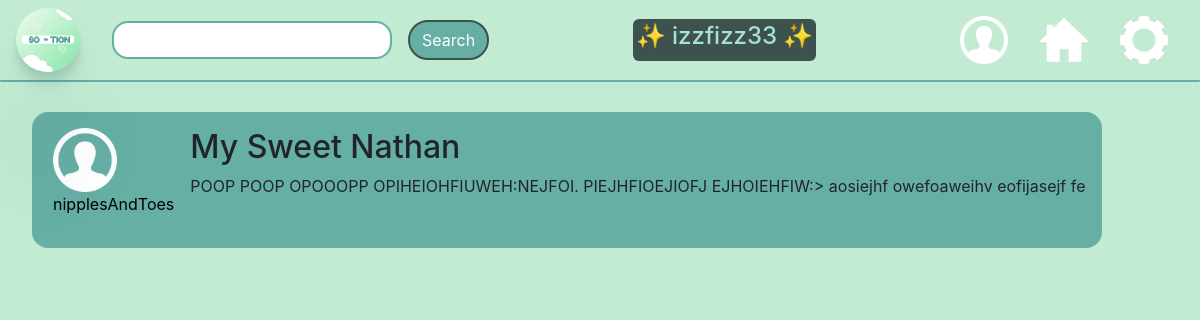
/clickedpost/2 (signed in), run on the app's committed database.
### app.py (models this page shows, shortened)
class User(UserMixin, db.Model):
    id = db.Column(db.Integer, primary_key=True)
    email = db.Column(db.String(75), unique=True)
    username = db.Column(db.String(30), unique=True)
    password_hash = db.Column(db.String())
    is_authenticated = db.Column(db.Boolean, default=False)
    pfp_placement = db.Column(db.String(), default="center")
    bio_placement = db.Column(db.String(), default="center")
    post_placement = db.Column(db.String(), default="center")
    bio = db.Column(db.String(), default="BIO HERE")
    darkMode = db.Column(db.Boolean, default = True)

class Post(db.Model):
    id = db.Column(db.Integer, primary_key=True)
    user_id = db.Column(db.Integer, unique=False)
    post_title = db.Column(db.String(300), unique=False)
    post_content = db.Column(db.String(2800), unique=False)
    profile_pic = db.Column(db.Boolean, default=False)

### app.py (the view)
@app.route('/clickedpost/<id>', methods=["GET"])
@login_required
def clickedpost(id):
    form1 = SearchForm()
    postz = Post.query.filter_by(id = id).first()
    post_user = User.query.filter_by(id=postz.user_id).first()
    return render_template('clickedpost.html', form1=form1, username = current_user.username, postz = postz, post_user=post_user)

### app.py
class SearchForm(FlaskForm):
    searchword = StringField("searchword",validators=[InputRequired(), Length(min=4,max=15)])

### app.py (called while the page is built)
@login_manager.user_loader
def user_loader(user_id):
    return User.query.filter_by(id=user_id).first()

### templates/clickedpost.html (shortened to what this page needs)
{% extends "base.html" %}
{% block content %}
<link rel="stylesheet" href="styles/homefeed.css">
<div class="post">
  <div class="content">
    <a href="{{url_for('searchprofile', username=post_user.username)}}">
      <div class="pic-and-username">
        <img class="profile-icon" src="../images/profile-icon.png" alt="Profile picture">
        <p style="text-align: center;" class="username">{{ post_user.username }}</p>
      </div>
    </a>
    <div class="content-and-comments">
      <h2> {{ postz.post_title }}</h2>
      <p> {{ postz.post_content }}</p>
    </div>
  </div>
</div>
{% endblock content %}

### templates/base.html (shortened to what this page needs)
<!doctype html>
<html lang="en">
<head>
    <link rel="stylesheet" href="https://stackpath.bootstrapcdn.com/bootstrap/4.3.1/css/bootstrap.min.css"
>
    <link rel="stylesheet" href="../styles/homefeed.css">
</head>
<body>
    <nav class="fixed-top">
        <div class="navbar fixed-top nav">
            <div id="logo-and-search">
                <img class="navbar-logo" src="../images/So-tion-logo-pic.png" href="#" alt="So-tion logo" />
                <form action="/search" method="POST">
                    {{ form1.searchword(class_="form-control") }}
                    <button type="submit" class="search-button btn btn-primary">Search</button>
                </form>
            </div>
            <div id='username-block'>
                <h4 id="username-text">&#x2728; {{username}} &#x2728;</h4>
            </div>
            <div id="right-navbar-images">
                <a href="{{ url_for('profile') }}">
                    <img class="profile-icon-navbar" src="../images/profile-icon.png" alt="profile icon button" /></a>
                <a href="{{ url_for('homefeed') }}">
                    <img class="home-navbar" src="../images/home.jpg" href="{{ url_for('homefeed') }}"
                        alt="Home button" /></a>
                <a href="{{ url_for('settings') }}">
                    <img class="gear-navbar" src="../images/gear.png" href="#" alt="Gear button" /></a>
            </div>
        </div>
        <div class="navbar-divider nav"></div>
    </nav>
    {% block content %}
    {% endblock %}
</body>
</html>

### static/styles/homefeed.css (style rules this page uses)
body { background-color: #c3ebd3; }
.navbar-logo { width: 4em; height: 4em; border-radius: 3em; border-width: 3em; box-shadow: 0 2.8px 2.2px rgba(24, 80, 72, 0.034), 0 6.7px 5.3px rgba(36, 110, 101, 0.048), 0 120.5px 179px rgba(33, 83, 77, 0.06), 0 12.3px 7.9px rgba(38, 83, 77, 0.072), 0 14.8px 20.4px rgba(25, 90, 81, 0.086), 0 100px 80px rgba(42, 90, 84, 0.12); }
.home-navbar, .gear-navbar, .profile-icon-navbar { width: 3em; height: 3em; position:relative; display: flex; justify-content: right; }
#logo-and-search { display: flex; justify-content: left; column-gap: 2em; }
#right-navbar-images { display: flex; justify-content: right; column-gap: 2em; margin-right: 1em; align-items: center; }
.navbar { display: flex; justify-content: space-between; position: fixed; }
.navbar-divider { height: 2px; background-color: #66afa5; margin-top: 5em; margin-bottom: 1em; border-radius: 5em; }
.post { display:flex; flex-direction: row; column-gap: 1em; border-width: 3em; padding: 2em; border-radius: 2px; border-color:black; }
.post:first-of-type { margin-top: 5em; }
.profile-icon { height:4em; width:4em; }
.fixed-top { position:fixed; background-color: #c3ebd3; }
.pic-and-username { display:flex; flex-direction: column; margin-right: 1em; margin-left: 5px; }
.content { display:flex; flex-direction: row; background-color: #66afa5; border-radius: 1em; padding: 1em; }
#username-block { background-color: #3D524c; padding: 3px; border-radius: 6px; color:#a5e1d9; }
.search-button { background-color: #66afa5; border:solid; border-width: 2px; border-color: #3D524c; border-radius: 35px; color:white; }
form { display: flex; align-items: center; column-gap: 1em; }
.form-control { border-radius: 1em; padding-left: 1em; border-color: #66afa5; border-width: 2px; }
a { text-decoration: none; color: black; }

### data on the page
User: username "izzfizz33"
User: username "nipplesAndToes"
Post: post_title "My Sweet Nathan", post_content "POOP POOP OPOOOPP OPIHEIOHFIUWEH:NEJFOI. PIEJHFIOEJIOFJ EJHOIEHFIW:> aosiejhf owefoaweihv eofijasejf fe"
